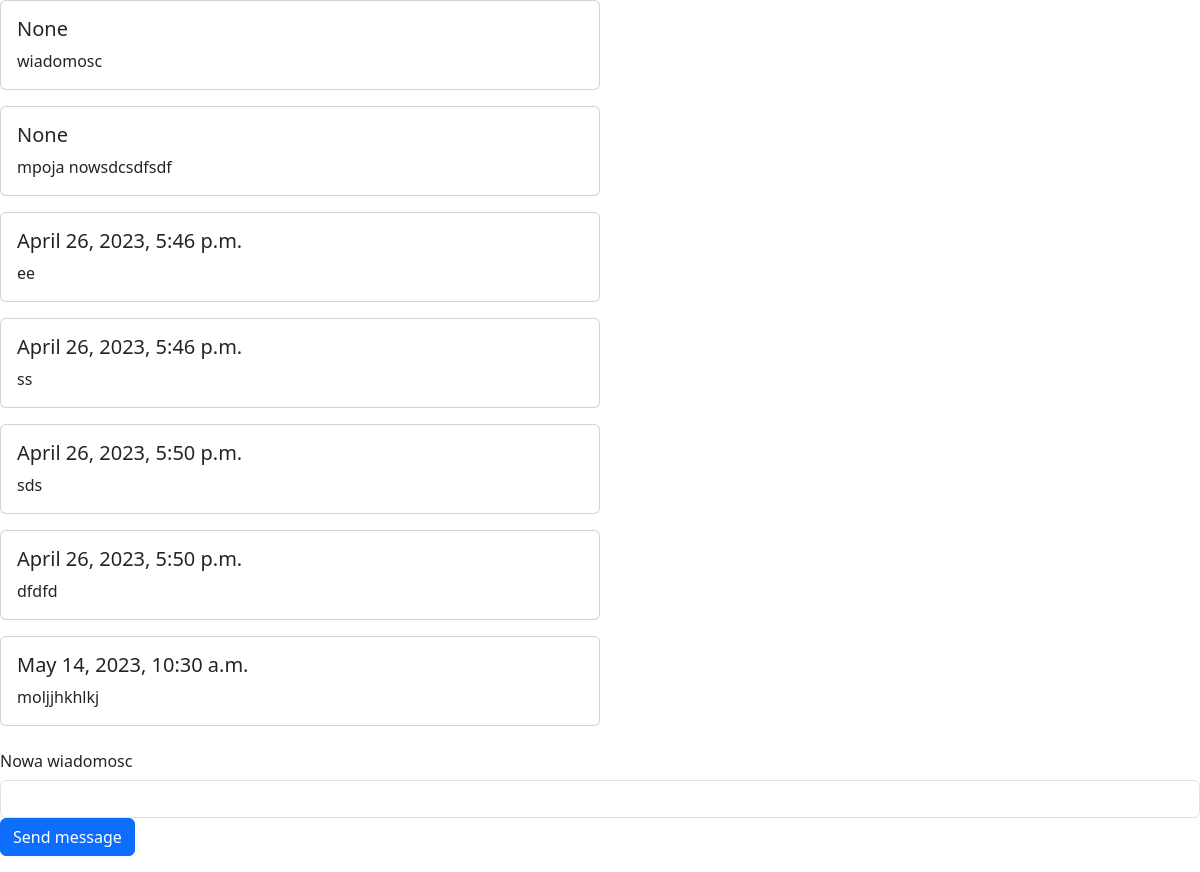
Page /1/wiadomosci/ on the committed database.
### tasks/models.py (models this page shows, shortened)
class Wiadomosc(models.Model):
    tekst = models.TextField(blank=False)
    klient = models.ForeignKey(Klient, on_delete=models.CASCADE)
    czas = models.DateTimeField(auto_now_add=True)

### tasks/views.py (the view)
# urls.py: path('<int:klient_id>/wiadomosci/', views.wiadomosc_lista, name='wiadomosci'),
def wiadomosc_lista(request, klient_id):
    wiadomosci = Wiadomosc.objects.all()
    klient = get_object_or_404(Klient, pk=klient_id)
    return render(request, 'chat.html', {'wiadomosci': wiadomosci, 'klient': klient})

### tasks/templates/chat.html (shortened to what this page needs)
<!doctype html>
<html lang="pl">
<head>
    <link href="https://cdn.jsdelivr.net/npm/bootstrap@5.3.0-alpha3/dist/css/bootstrap.min.css" rel="stylesheet">
</head>
<body>
     {% for wiadomosc in wiadomosci %}
        <div class="card w-50 mb-3">
            <div class="card-body">
                <h5 class="card-title">{{ wiadomosc.czas }}</h5>
                <p class="card-text">{{ wiadomosc.tekst }}</p>
            </div>
        </div>
  {% endfor %}
     <form method="post" action='nowa_wiadomosc/'>
          <div class="mb-3">
            <label for="{{ form.tekst }}" class="col-form-label">Nowa wiadomosc</label>
              <input type="text" class="form-control" name="tekst">
         <button type="submit" value="Submit" class="btn btn-primary">Send message</button>
    </div>
     </form>
</body>
</html>

### rows in the picture
Wiadomosc: czas "None", tekst "wiadomosc"
Wiadomosc: czas "None", tekst "mpoja nowsdcsdfsdf"
Wiadomosc: czas "April 26, 2023, 5:46 p.m.", tekst "ee"
Wiadomosc: czas "April 26, 2023, 5:46 p.m.", tekst "ss"
Wiadomosc: czas "April 26, 2023, 5:50 p.m.", tekst "sds"
Wiadomosc: czas "April 26, 2023, 5:50 p.m.", tekst "dfdfd"
Wiadomosc: czas "May 14, 2023, 10:30 a.m.", tekst "moljjhkhlkj"
